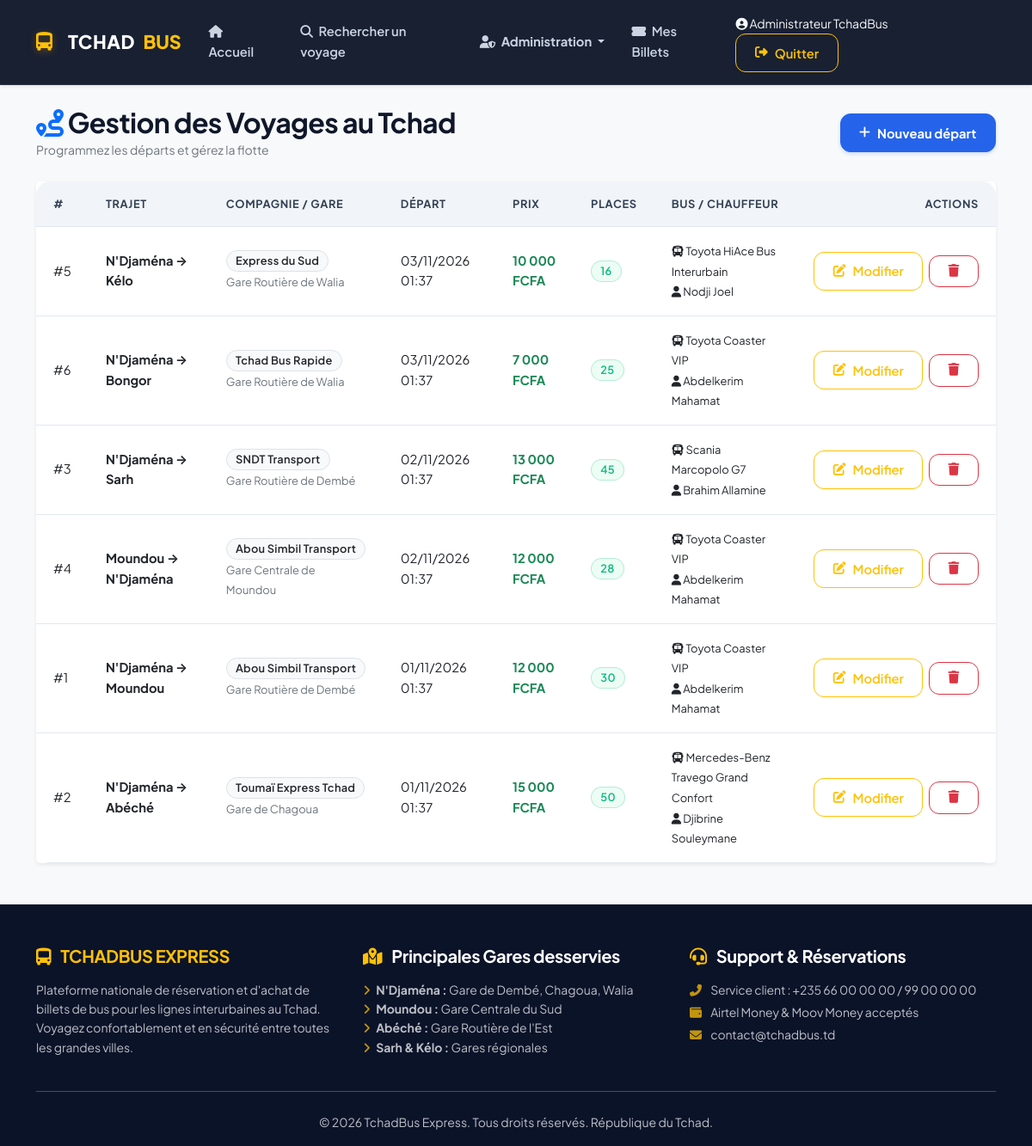
Screenshot of /admin/voyages/index.php (signed in) with the database file from the repository.
### tables this page shows
CREATE TABLE IF NOT EXISTS `voyages` (
  `id` INT AUTO_INCREMENT PRIMARY KEY,
  `ville_depart` VARCHAR(100) NOT NULL,
  `ville_arrivee` VARCHAR(100) NOT NULL,
  `gare_depart` VARCHAR(150) DEFAULT 'Gare Routière Centrale',
  `date_depart` DATETIME NOT NULL,
  `date_arrivee` DATETIME NOT NULL,
  `prix` DECIMAL(10,2) NOT NULL,
  `places_disponibles` INT NOT NULL,
  `compagnie` VARCHAR(100) DEFAULT 'TchadBus Express',
  `vehicule_id` INT DEFAULT NULL,
  `chauffeur_id` INT DEFAULT NULL,
  `created_at` TIMESTAMP DEFAULT CURRENT_TIMESTAMP,
  FOREIGN KEY (`vehicule_id`) REFERENCES `vehicules`(`id`) ON DELETE SET NULL,
  FOREIGN KEY (`chauffeur_id`) REFERENCES `chauffeurs`(`id`) ON DELETE SET NULL
);

CREATE TABLE IF NOT EXISTS `vehicules` (
  `id` INT AUTO_INCREMENT PRIMARY KEY,
  `marque` VARCHAR(100) NOT NULL,
  `immatriculation` VARCHAR(50) NOT NULL,
  `capacite` INT NOT NULL,
  `climatise` TINYINT(1) DEFAULT 1,
  `created_at` TIMESTAMP DEFAULT CURRENT_TIMESTAMP
);

CREATE TABLE IF NOT EXISTS `chauffeurs` (
  `id` INT AUTO_INCREMENT PRIMARY KEY,
  `nom` VARCHAR(100) NOT NULL,
  `telephone` VARCHAR(30) DEFAULT NULL,
  `permis` VARCHAR(50) DEFAULT NULL,
  `created_at` TIMESTAMP DEFAULT CURRENT_TIMESTAMP
);

### admin/voyages/index.php (the view, shortened to what this page needs)
<?php
$database = new Database();
$db = $database->getConnection();
$liste_voyages = $db->query("SELECT v.*, ve.marque as vehicule_nom, c.nom as chauffeur_nom
                             FROM voyages v
                             LEFT JOIN vehicules ve ON v.vehicule_id = ve.id
                             LEFT JOIN chauffeurs c ON v.chauffeur_id = c.id
                             ORDER BY v.date_depart DESC")->fetchAll(PDO::FETCH_ASSOC);
include '../../includes/header.php';
?>
<div class="row mb-4">
    <div class="col-12 d-flex justify-content-between align-items-center">
        <div>
            <h2 class="fw-bold mb-0"><i class="fas fa-route text-primary"></i> Gestion des Voyages au Tchad</h2>
            <small class="text-muted">Programmez les départs et gérez la flotte</small>
        </div>
        <button class="btn btn-primary fw-bold" type="button" data-bs-toggle="collapse" data-bs-target="#nouveauVoyage">
            <i class="fas fa-plus"></i> Nouveau départ
        </button>
    </div>
</div>
<div class="card shadow-sm border-0 rounded-3">
    <div class="card-body p-0">
        <div class="table-responsive">
            <table class="table table-hover align-middle mb-0">
                <thead class="table-primary">
                    <tr>
                        <th>#</th>
                        <th>Trajet</th>
                        <th>Compagnie / Gare</th>
                        <th>Départ</th>
                        <th>Prix</th>
                        <th>Places</th>
                        <th>Bus / Chauffeur</th>
                        <th class="text-end">Actions</th>
                    </tr>
                </thead>
                <tbody>
                    <?php if(empty($liste_voyages)): ?>
                        <tr><td colspan="8" class="text-center py-4 text-muted">Aucun voyage programmé.</td></tr>
                    <?php else: ?>
                        <?php foreach($liste_voyages as $v): ?>
                        <tr>
                            <td>#<?php echo $v['id']; ?></td>
                            <td>
                                <strong><?php echo htmlspecialchars($v['ville_depart']); ?> → <?php echo htmlspecialchars($v['ville_arrivee']); ?></strong>
                            </td>
                            <td>
                                <span class="badge bg-light text-dark border"><?php echo htmlspecialchars($v['compagnie'] ?? 'TchadBus'); ?></span><br>
                                <small class="text-muted"><?php echo htmlspecialchars($v['gare_depart'] ?? '-'); ?></small>
                            </td>
                            <td><?php echo date('d/m/Y H:i', strtotime($v['date_depart'])); ?></td>
                            <td><strong class="text-success"><?php echo number_format($v['prix'], 0, ',', ' '); ?> FCFA</strong></td>
                            <td>
                                <span class="badge bg-<?php echo ($v['places_disponibles'] > 5) ? 'success' : 'danger'; ?>">
                                    <?php echo $v['places_disponibles']; ?>
                                </span>
                            </td>
                            <td>
                                <small>
                                    <i class="fas fa-bus"></i> <?php echo htmlspecialchars($v['vehicule_nom'] ?? 'Non assigné'); ?><br>
                                    <i class="fas fa-user"></i> <?php echo htmlspecialchars($v['chauffeur_nom'] ?? 'Non assigné'); ?>
                                </small>
                            </td>
                            <td class="text-end text-nowrap">
                                <a href="modifier.php?id=<?php echo $v['id']; ?>" class="btn btn-sm btn-outline-warning me-1">
                                    <i class="fas fa-edit"></i> Modifier
                                </a>
                                <a href="supprimer.php?id=<?php echo $v['id']; ?>" class="btn btn-sm btn-outline-danger" onclick="return confirm('Confirmez-vous la suppression de ce voyage ?')">
                                    <i class="fas fa-trash"></i>
                                </a>
                            </td>
                        </tr>
                        <?php endforeach; ?>
                    <?php endif; ?>
                </tbody>
            </table>
        </div>
    </div>
</div>
<?php include '../../includes/footer.php'; ?>

### assets/css/style.css (style rules this page uses)
:root { --primary-color: #2563eb; --primary-hover: #1d4ed8; --primary-light: #eff6ff; --primary-dark: #1e40af; --secondary-color: #0f172a; --secondary-light: #334155; --success-color: #10b981; --success-light: #ecfdf5; --warning-color: #f59e0b; --warning-light: #fffbeb; --danger-color: #ef4444; --danger-light: #fef2f2; --info-color: #06b6d4; --info-light: #ecfeff; --bg-main: #f8fafc; --bg-card: #ffffff; --border-color: #e2e8f0; --border-hover: #cbd5e1; --text-main: #0f172a; --text-muted: #64748b; --text-light: #94a3b8; --shadow-sm: 0 1px 3px rgba(0, 0, 0, 0.05), 0 1px 2px rgba(0, 0, 0, 0.03); --shadow-md: 0 4px 6px -1px rgba(0, 0, 0, 0.06), 0 2px 4px -2px rgba(0, 0, 0, 0.04); --shadow-lg: 0 10px 25px -5px rgba(0, 0, 0, 0.06), 0 8px 10px -6px rgba(0, 0, 0, 0.04); --shadow-xl: 0 20px 35px -5px rgba(37, 99, 235, 0.12), 0 10px 10px -5px rgba(0, 0, 0, 0.03); --radius-sm: 8px; --radius-md: 12px; --radius-lg: 16px; --radius-xl: 24px; --radius-pill: 9999px; --transition-fast: 0.15s ease; --transition-normal: 0.25s cubic-bezier(0.16, 1, 0.3, 1); }
*, *::before, *::after { box-sizing: border-box; }
html { scroll-behavior: smooth; }
body { font-family: 'Plus Jakarta Sans', system-ui, -apple-system, sans-serif; background-color: var(--bg-main); color: var(--text-main); line-height: 1.6; min-height: 100vh; display: flex; flex-direction: column; -webkit-font-smoothing: antialiased; }
h1, h2, h3, h4, h5, h6, .h1, .h2, .h3, .h4, .h5, .h6 { font-weight: 700; color: var(--text-main); letter-spacing: -0.02em; }
p, span, label { letter-spacing: -0.01em; }
.card { background-color: var(--bg-card); border: 1px solid var(--border-color); border-radius: var(--radius-lg); box-shadow: var(--shadow-sm); transition: var(--transition-normal); overflow: hidden; }
.card-body { padding: 1.5rem; }
.btn { font-weight: 600; font-size: 0.92rem; padding: 0.65rem 1.35rem; border-radius: var(--radius-md); transition: var(--transition-fast); display: inline-flex; align-items: center; justify-content: center; gap: 0.5rem; }
.btn-primary { background-color: var(--primary-color); border-color: var(--primary-color); color: #ffffff; box-shadow: 0 2px 4px rgba(37, 99, 235, 0.2); }
.badge { font-weight: 600; font-size: 0.8rem; padding: 0.4em 0.8em; border-radius: var(--radius-pill); letter-spacing: 0.02em; }
.badge.bg-success { background-color: var(--success-light) !important; color: var(--success-color) !important; border: 1px solid rgba(16, 185, 129, 0.25); }
.table-responsive { border-radius: var(--radius-lg); overflow: hidden; }
.table { margin-bottom: 0; border-collapse: separate; border-spacing: 0; }
.table thead th { background-color: #f1f5f9; color: var(--secondary-light); font-size: 0.8rem; font-weight: 700; text-transform: uppercase; letter-spacing: 0.05em; padding: 1rem 1.25rem; border-bottom: 1.5px solid var(--border-color); }
.table tbody td { padding: 1rem 1.25rem; vertical-align: middle; font-size: 0.92rem; border-bottom: 1px solid var(--border-color); }

### rows the page displays
voyages: id "5", ville_depart "N'Djaména", ville_arrivee "Kélo", compagnie "Express du Sud", gare_depart "Gare Routière de Walia", date_depart "03/11/2026 01:37", prix "10 000", places_disponibles "16", vehicule.marque "Toyota HiAce Bus Interurbain", chauffeur.nom "Nodji Joel"
voyages: id "6", ville_depart "N'Djaména", ville_arrivee "Bongor", compagnie "Tchad Bus Rapide", gare_depart "Gare Routière de Walia", date_depart "03/11/2026 01:37", prix "7 000", places_disponibles "25", vehicule.marque "Toyota Coaster VIP", chauffeur.nom "Abdelkerim Mahamat"
voyages: id "3", ville_depart "N'Djaména", ville_arrivee "Sarh", compagnie "SNDT Transport", gare_depart "Gare Routière de Dembé", date_depart "02/11/2026 01:37", prix "13 000", places_disponibles "45", vehicule.marque "Scania Marcopolo G7", chauffeur.nom "Brahim Allamine"
voyages: id "4", ville_depart "Moundou", ville_arrivee "N'Djaména", compagnie "Abou Simbil Transport", gare_depart "Gare Centrale de Moundou", date_depart "02/11/2026 01:37", prix "12 000", places_disponibles "28", vehicule.marque "Toyota Coaster VIP", chauffeur.nom "Abdelkerim Mahamat"
voyages: id "1", ville_depart "N'Djaména", ville_arrivee "Moundou", compagnie "Abou Simbil Transport", gare_depart "Gare Routière de Dembé", date_depart "01/11/2026 01:37", prix "12 000", places_disponibles "30", vehicule.marque "Toyota Coaster VIP", chauffeur.nom "Abdelkerim Mahamat"
voyages: id "2", ville_depart "N'Djaména", ville_arrivee "Abéché", compagnie "Toumaï Express Tchad", gare_depart "Gare de Chagoua", date_depart "01/11/2026 01:37", prix "15 000", places_disponibles "50", vehicule.marque "Mercedes-Benz Travego Grand Confort", chauffeur.nom "Djibrine Souleymane"

### other values shown
$_SESSION['user_name'] "Administrateur TchadBus"
